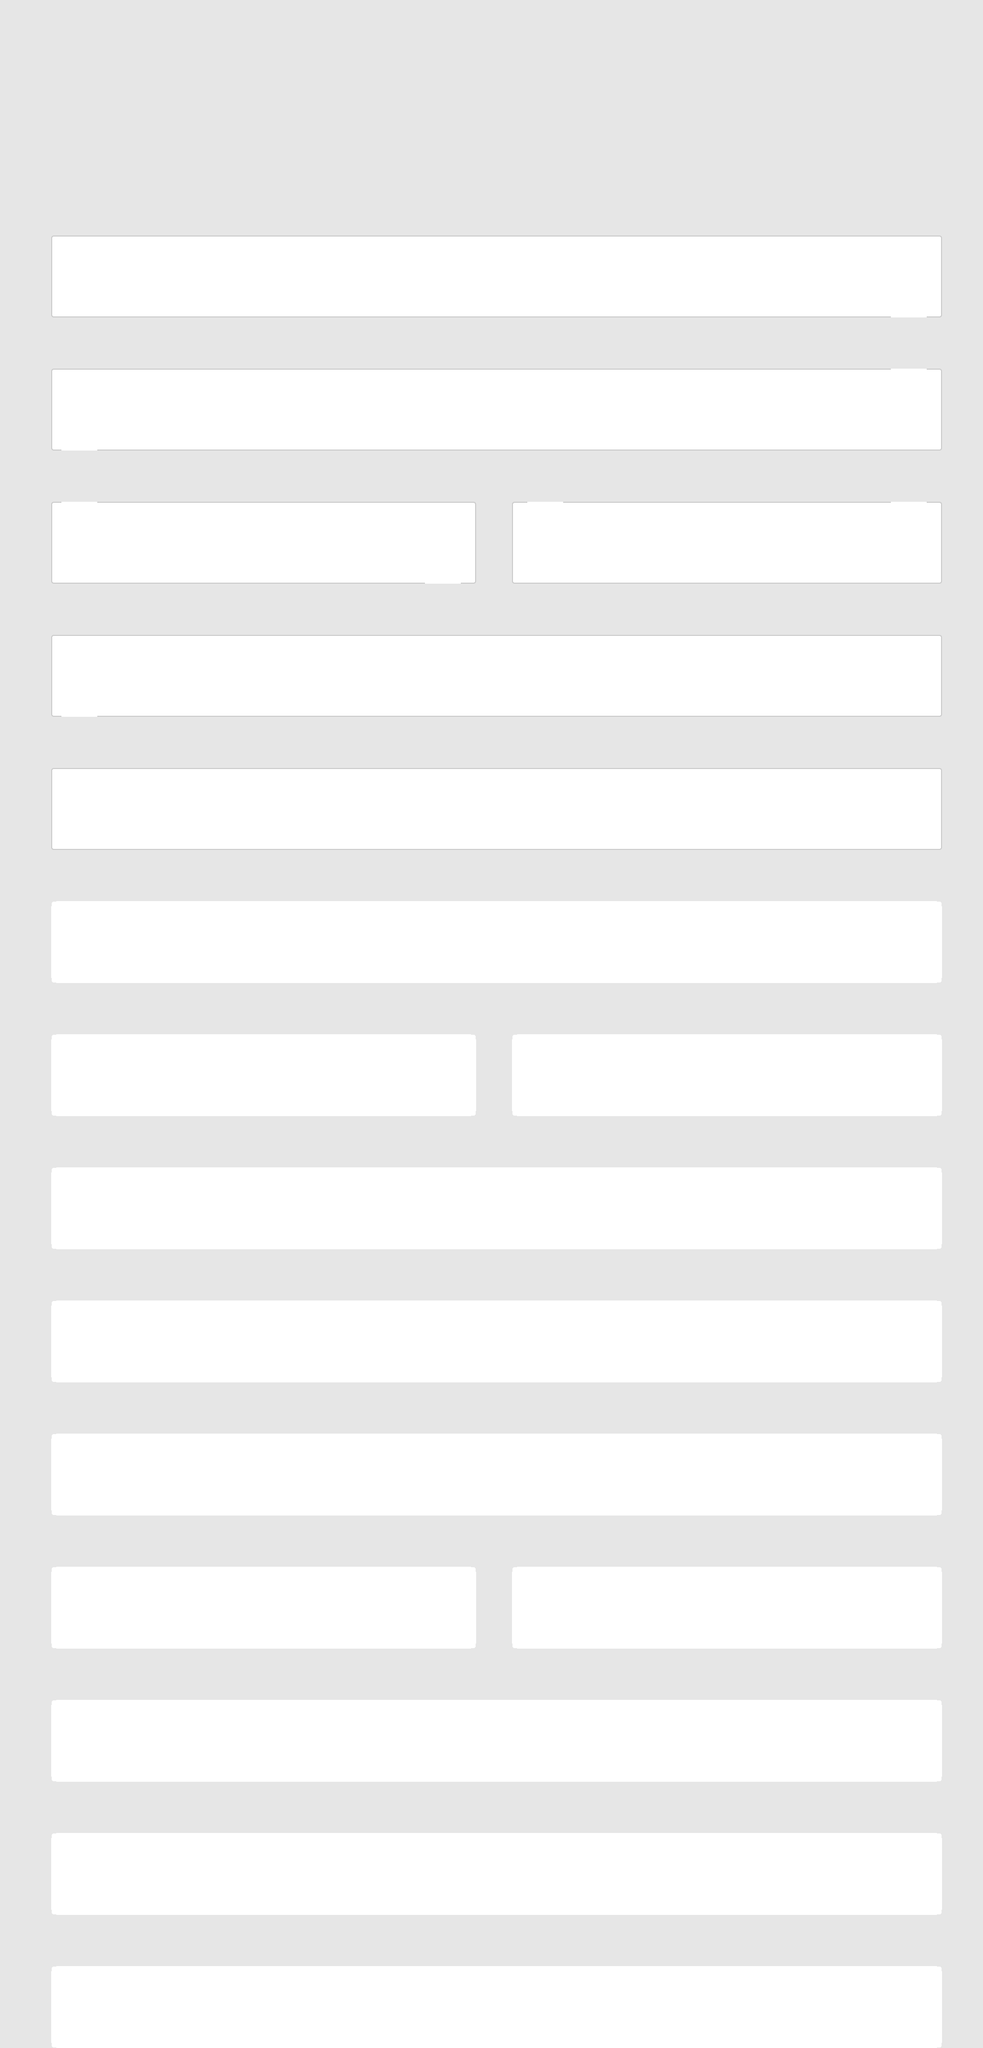

This is a level from a 2D game, rendered from its Tiled map with the project's own tilesets. A one-line summary and the map file follow, with tile-layer data summarised:
An orthogonal 192x400 tile map with 10x10 px tiles, 2 tile layers (Background Color, Collision Layer) and 691 objects.

<map version="1.0" orientation="orthogonal" renderorder="right-down" width="192" height="400" tilewidth="10" tileheight="10" nextobjectid="1698">
 <tileset firstgid="1" name="tiles" tilewidth="10" tileheight="10" tilecount="160" columns="20">
  <image source="../demo/demo-1/assets/imgs/tiles.png" width="200" height="80" />
 </tileset>
 <layer name="Background Color" width="192" height="400">
  <data>[76800 cells, 76800 non-empty, 6 distinct tile ids]</data>
 </layer>
 <layer name="Collision Layer" width="192" height="400">
  <data>[76800 cells, 1958 non-empty, 9 distinct tile ids]</data>
 </layer>
 <objectgroup name="Asterisks">
  <object id="1581" gid="67" x="300" y="600" width="10" height="10">
   <properties>
    <property name="field" value="name" />
   </properties>
  </object>
  <object id="1591" gid="67" x="850" y="520" width="10" height="10">
   <properties>
    <property name="field" value="name" />
   </properties>
  </object>
  <object id="1596" gid="67" x="1170" y="590" width="10" height="10">
   <properties>
    <property name="field" value="name" />
   </properties>
  </object>
  <object id="1602" gid="67" x="1490" y="850" width="10" height="10">
   <properties>
    <property name="field" value="email" />
   </properties>
  </object>
  <object id="1603" gid="67" x="1210" y="850" width="10" height="10">
   <properties>
    <property name="field" value="email" />
   </properties>
  </object>
  <object id="1605" gid="67" x="850" y="780" width="10" height="10">
   <properties>
    <property name="field" value="email" />
   </properties>
  </object>
  <object id="1609" gid="67" x="490" y="850" width="10" height="10">
   <properties>
    <property name="field" value="email" />
   </properties>
  </object>
  <object id="1631" gid="67" x="270" y="1050" width="10" height="10">
   <properties>
    <property name="field" value="password" />
   </properties>
  </object>
  <object id="1632" gid="67" x="270" y="1080" width="10" height="10">
   <properties>
    <property name="field" value="password" />
   </properties>
  </object>
  <object id="1633" gid="67" x="270" y="1020" width="10" height="10">
   <properties>
    <property name="field" value="password" />
   </properties>
  </object>
  <object id="1634" gid="67" x="440" y="1130" width="10" height="10">
   <properties>
    <property name="field" value="password" />
   </properties>
  </object>
  <object id="1635" gid="67" x="390" y="1130" width="10" height="10">
   <properties>
    <property name="field" value="password" />
   </properties>
  </object>
  <object id="1636" gid="67" x="490" y="1130" width="10" height="10">
   <properties>
    <property name="field" value="password" />
   </properties>
  </object>
  <object id="1637" gid="67" x="540" y="1130" width="10" height="10">
   <properties>
    <property name="field" value="password" />
   </properties>
  </object>
  <object id="1647" gid="67" x="1180" y="1070" width="10" height="10">
   <properties>
    <property name="field" value="passwordConfirm" />
   </properties>
  </object>
  <object id="1648" gid="67" x="1180" y="1040" width="10" height="10">
   <properties>
    <property name="field" value="passwordConfirm" />
   </properties>
  </object>
  <object id="1649" gid="67" x="1180" y="1010" width="10" height="10">
   <properties>
    <property name="field" value="passwordConfirm" />
   </properties>
  </object>
  <object id="1650" gid="67" x="1420" y="1130" width="10" height="10">
   <properties>
    <property name="field" value="passwordConfirm" />
   </properties>
  </object>
  <object id="1652" gid="67" x="1370" y="1130" width="10" height="10">
   <properties>
    <property name="field" value="passwordConfirm" />
   </properties>
  </object>
  <object id="1653" gid="67" x="1320" y="1130" width="10" height="10">
   <properties>
    <property name="field" value="passwordConfirm" />
   </properties>
  </object>
  <object id="1654" gid="67" x="1620" y="1130" width="10" height="10">
   <properties>
    <property name="field" value="passwordConfirm" />
   </properties>
  </object>
  <object id="1655" gid="67" x="1660" y="1100" width="10" height="10">
   <properties>
    <property name="field" value="passwordConfirm" />
   </properties>
  </object>
  <object id="1670" gid="67" x="260" y="1390" width="10" height="10">
   <properties>
    <property name="field" value="address" />
   </properties>
  </object>
  <object id="1672" gid="67" x="550" y="1390" width="10" height="10">
   <properties>
    <property name="field" value="address" />
   </properties>
  </object>
  <object id="1673" gid="67" x="930" y="1280" width="10" height="10">
   <properties>
    <property name="field" value="address" />
   </properties>
  </object>
  <object id="1675" gid="67" x="930" y="1310" width="10" height="10">
   <properties>
    <property name="field" value="address" />
   </properties>
  </object>
  <object id="1677" gid="67" x="930" y="1340" width="10" height="10">
   <properties>
    <property name="field" value="address" />
   </properties>
  </object>
  <object id="1678" gid="67" x="840" y="1390" width="10" height="10">
   <properties>
    <property name="field" value="address" />
   </properties>
  </object>
  <object id="1679" gid="67" x="1050" y="1390" width="10" height="10">
   <properties>
    <property name="field" value="address" />
   </properties>
  </object>
  <object id="1680" gid="67" x="1100" y="1390" width="10" height="10">
   <properties>
    <property name="field" value="address" />
   </properties>
  </object>
  <object id="1682" gid="67" x="1150" y="1390" width="10" height="10">
   <properties>
    <property name="field" value="address" />
   </properties>
  </object>
  <object id="1684" gid="67" x="1200" y="1390" width="10" height="10">
   <properties>
    <property name="field" value="address" />
   </properties>
  </object>
 </objectgroup>
 <objectgroup name="Coins">
  <object id="1585" gid="28" x="300" y="550" width="10" height="10">
   <properties>
    <property name="field" value="name" />
   </properties>
  </object>
  <object id="1586" gid="28" x="510" y="580" width="10" height="10">
   <properties>
    <property name="field" value="name" />
   </properties>
  </object>
  <object id="1587" gid="28" x="570" y="580" width="10" height="10">
   <properties>
    <property name="field" value="name" />
   </properties>
  </object>
  <object id="1588" gid="28" x="630" y="590" width="10" height="10">
   <properties>
    <property name="field" value="name" />
   </properties>
  </object>
  <object id="1589" gid="28" x="690" y="590" width="10" height="10">
   <properties>
    <property name="field" value="name" />
   </properties>
  </object>
  <object id="1593" gid="28" x="850" y="600" width="10" height="10">
   <properties>
    <property name="field" value="name" />
   </properties>
  </object>
  <object id="1595" gid="28" x="1060" y="560" width="10" height="10">
   <properties>
    <property name="field" value="name" />
   </properties>
  </object>
  <object id="1597" gid="28" x="1170" y="530" width="10" height="10">
   <properties>
    <property name="field" value="name" />
   </properties>
  </object>
  </objectgroup>
 <objectgroup name="Foreground Tiles" visible="0">
  <!-- 546 objects omitted --></objectgroup>
 <objectgroup name="Warp Up" visible="0">
  <properties>
   <property name="warpX" value="-200" />
   <property name="warpY" value="300" />
  </properties>
  <!-- 14 objects omitted --></objectgroup>
 <objectgroup name="Warp Down" visible="0">
  <properties>
   <property name="warpX" value="200" />
   <property name="warpY" value="-270" />
  </properties>
  <!-- 14 objects omitted --></objectgroup>
 <objectgroup name="Vacuums" visible="0">
  <!-- 28 objects omitted --></objectgroup>
</map>
<!-- 651 of 691 objects omitted -->
